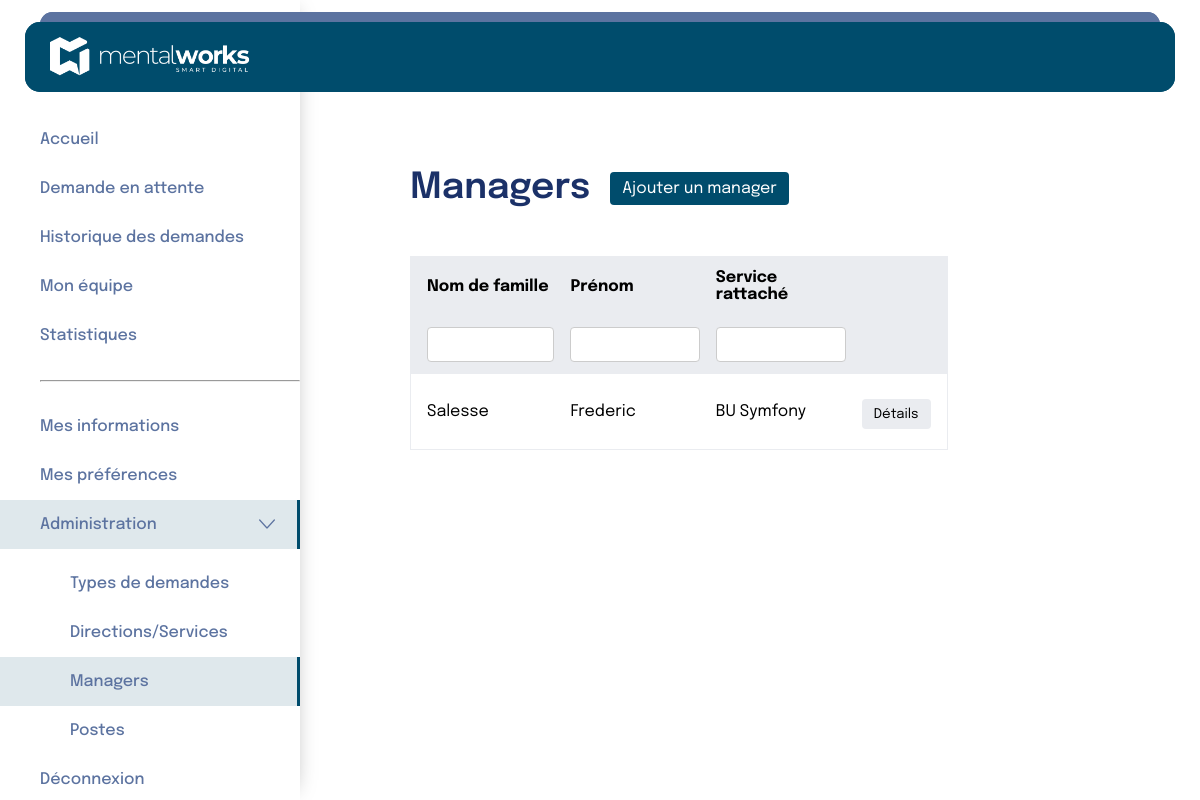
The page /pages/administration/managers/managers.php (signed in) on the database as committed earlier.
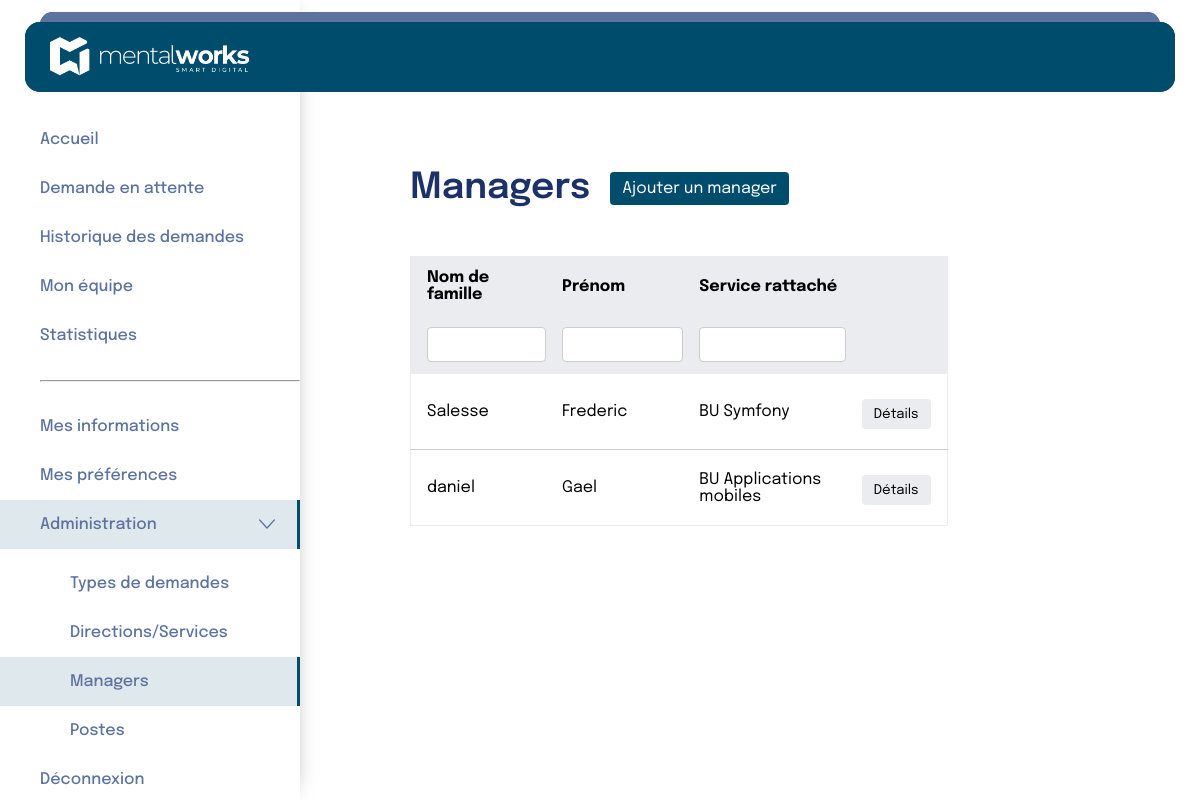
The same page on the database as committed later.
### tables this page shows
CREATE TABLE `user` (
  `id` int(11) NOT NULL,
  `email` varchar(255) NOT NULL,
  `password` varchar(255) NOT NULL,
  `enabled` tinyint(1) NOT NULL DEFAULT 1,
  `created_at` datetime NOT NULL,
  `role` varchar(50) NOT NULL,
  `person_id` int(11) NOT NULL
);

CREATE TABLE `person` (
  `id` int(11) NOT NULL,
  `last_name` varchar(100) NOT NULL,
  `first_name` varchar(100) NOT NULL,
  `manager_id` int(11) DEFAULT NULL,
  `department_id` int(11) NOT NULL,
  `position_id` int(11) NOT NULL,
  `alert_new_request` tinyint(1) NOT NULL DEFAULT 0,
  `alert_on_answer` tinyint(1) NOT NULL DEFAULT 0,
  `alert_before_vacation` tinyint(1) NOT NULL DEFAULT 0
);

CREATE TABLE `department` (
  `id` int(11) NOT NULL,
  `name` varchar(100) NOT NULL
);

### pages/administration/managers/managers.php (the view, shortened to what this page needs)
<?php
include '../../../includes/database.php';
include '../../../includes/header3.php';
$recupManagers = $bdd->prepare("SELECT
    d.name AS department_name,
    p.last_name,
    p.first_name,
    u.id
FROM user u
JOIN person p ON u.person_id = p.id
JOIN department d ON p.department_id = d.id
WHERE u.role = 'manager' AND email != :email");
$recupManagers->bindParam(':email', $_SESSION["utilisateur"]["email"]);
$recupManagers->execute();
$Managers = $recupManagers->fetchAll(PDO::FETCH_ASSOC);
?>
<link rel="stylesheet" href="../../../style.css">
<body>
    <?php include "../../../includes/header3.php"; ?>
    <div class="flex">
        <?php include "../../../includes/navBar/navBar3.php"; ?>
        <div class="containerManagers page">
            <section class="managersSection">
                <div class="headerRow">
                    <h1>Managers</h1>
                    <a href="ajout.php" class="addManagerButton">Ajouter un manager</a>
                </div>
                <table class="managersTable">
                    <thead>
                        <tr>
                            <th>Nom de famille</th>
                            <th>Prénom</th>
                            <th>Service rattaché</th>
                            <th></th>
                        </tr>
                        <tr class="filtersRow">
                            <th>
                                <input type="text" />
                            </th>
                            <th>
                                <input type="text" />
                            </th>
                            <th>
                                <input type="text" />
                            </th>
                            <th></th>
                        </tr>
                    </thead>
                    <tbody>
                        <?php
                        if (!empty($Managers)) {
                            foreach ($Managers as $Manager) {
                                $id = $Manager['id'];
                                echo "<tr>";
                                echo "<td data-label='Nom du poste'>" . htmlspecialchars($Manager['last_name']) . "</td>";
                                echo "<td data-label='Nom du poste'>" . htmlspecialchars($Manager['first_name']) . "</td>";
                                echo "<td data-label='Nom du poste'>" . htmlspecialchars($Manager['department_name']) . "</td>";
                                echo "<td><button class='detailsButton'><a  style='color:black;' href='modifications.php?id=$id'>Détails</a></button></td>";
                                echo "</tr>";
                            }
                        } else {
                            echo "<tr><td colspan='7'>Aucun manager trouvé.</td></tr>";
                        }
                        ?>
                    </tbody>
                </table>
            </section>
        </div>
    </div>
</body>
</html>

Rows that differ between the two databases and show on the page:
added user: person.last_name "daniel", person.first_name "Gael", department.name "BU Applications mobiles"
